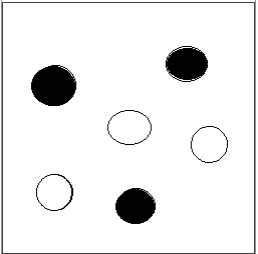
#> input picture _img/image-a.png, 258 x 254 px
$ python sample.py
#> lines starting #> are read from the running program, lines starting #| are printed output that depends on the picture
import numpy as np
import cv2

img1 = cv2.imread("../_img/image-a.png")
#> img1 is the input picture: shape (254, 258, 3); min 0, max 255, mean 235.6
img2 = cv2.imread("../_img/image-b.png")
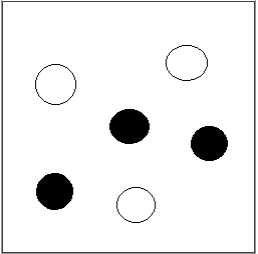
#> input picture _img/image-b.png, 258 x 254 px
#> img2 is the input picture: shape (254, 258, 3); min 0, max 255, mean 237.2

dest1 = cv2.bitwise_and(img1, img2, mask=None)
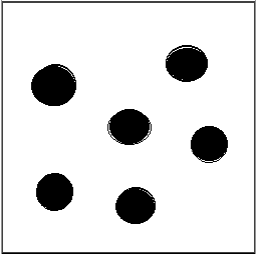
#> dest1: shape (254, 258, 3); min 0, max 255, mean 221.7
dest2 = cv2.bitwise_or(img1, img2, mask=None)
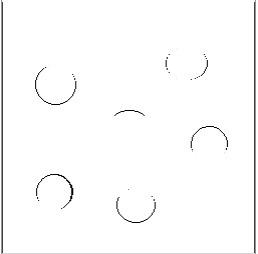
#> dest2: shape (254, 258, 3); min 0, max 255, mean 251.1
dest3 = cv2.bitwise_xor(img1, img2, mask=None)
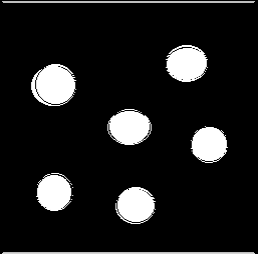
#> dest3: shape (254, 258, 3); min 0, max 255, mean 29.4

cv2.imshow("A", img1)
cv2.imshow("B", img2)
cv2.imshow("AND", dest1)
cv2.imshow("OR", dest2)
cv2.imshow("XOR", dest3)
cv2.imshow("NOT A", cv2.bitwise_not(img1))
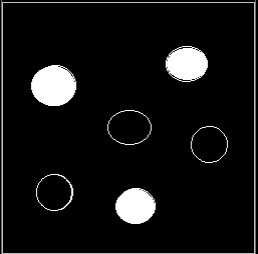
#> window 'NOT A': shape (254, 258, 3); min 0, max 255, mean 19.4
cv2.imshow("NOT B", cv2.bitwise_not(img2))
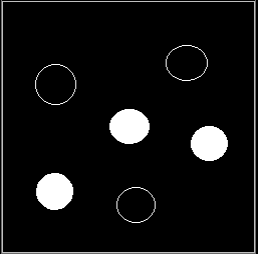
#> window 'NOT B': shape (254, 258, 3); min 0, max 255, mean 17.8

if cv2.waitKey(0) & 0xff == 27:
#> (key Esc is pressed here)
    cv2.destroyAllWindows()
